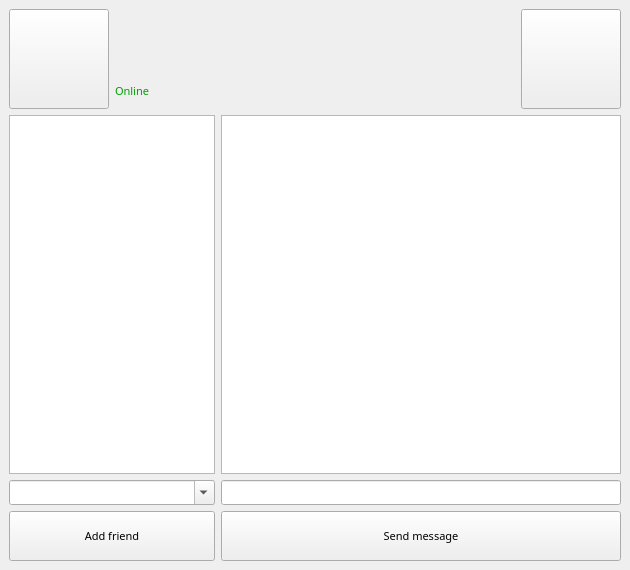
<?xml version="1.0" encoding="UTF-8"?>
<ui version="4.0">
 <class>chatWindow</class>
 <widget class="QMainWindow" name="chatWindow">
  <property name="geometry">
   <rect>
    <x>0</x>
    <y>0</y>
    <width>630</width>
    <height>570</height>
   </rect>
  </property>
  <property name="minimumSize">
   <size>
    <width>630</width>
    <height>570</height>
   </size>
  </property>
  <property name="windowTitle">
   <string>chatWindow</string>
  </property>
  <widget class="QWidget" name="centralwidget">
   <layout class="QGridLayout" name="gridLayout">
    <item row="3" column="0" colspan="3">
     <widget class="QListWidget" name="friends_list">
      <property name="minimumSize">
       <size>
        <width>200</width>
        <height>300</height>
       </size>
      </property>
      <property name="font">
       <font>
        <family>Segoe UI Variable</family>
        <pointsize>8</pointsize>
       </font>
      </property>
     </widget>
    </item>
    <item row="0" column="4">
     <widget class="QLabel" name="friend_login_label">
      <property name="sizePolicy">
       <sizepolicy hsizetype="Preferred" vsizetype="Maximum">
        <horstretch>0</horstretch>
        <verstretch>0</verstretch>
       </sizepolicy>
      </property>
      <property name="font">
       <font>
        <family>Segoe UI Variable</family>
        <pointsize>8</pointsize>
       </font>
      </property>
      <property name="text">
       <string/>
      </property>
      <property name="alignment">
       <set>Qt::AlignRight|Qt::AlignTrailing|Qt::AlignVCenter</set>
      </property>
     </widget>
    </item>
    <item row="0" column="5" rowspan="3">
     <widget class="QPushButton" name="friend_image">
      <property name="sizePolicy">
       <sizepolicy hsizetype="Preferred" vsizetype="Preferred">
        <horstretch>0</horstretch>
        <verstretch>0</verstretch>
       </sizepolicy>
      </property>
      <property name="minimumSize">
       <size>
        <width>100</width>
        <height>100</height>
       </size>
      </property>
      <property name="maximumSize">
       <size>
        <width>100</width>
        <height>100</height>
       </size>
      </property>
      <property name="font">
       <font>
        <family>Segoe UI Variable</family>
        <pointsize>8</pointsize>
       </font>
      </property>
      <property name="cursor">
       <cursorShape>ArrowCursor</cursorShape>
      </property>
      <property name="text">
       <string/>
      </property>
     </widget>
    </item>
    <item row="0" column="0" rowspan="3">
     <widget class="QPushButton" name="my_image">
      <property name="sizePolicy">
       <sizepolicy hsizetype="Preferred" vsizetype="Preferred">
        <horstretch>0</horstretch>
        <verstretch>0</verstretch>
       </sizepolicy>
      </property>
      <property name="minimumSize">
       <size>
        <width>100</width>
        <height>100</height>
       </size>
      </property>
      <property name="maximumSize">
       <size>
        <width>100</width>
        <height>100</height>
       </size>
      </property>
      <property name="font">
       <font>
        <family>Segoe UI Variable</family>
        <pointsize>8</pointsize>
       </font>
      </property>
      <property name="cursor">
       <cursorShape>PointingHandCursor</cursorShape>
      </property>
      <property name="text">
       <string/>
      </property>
     </widget>
    </item>
    <item row="3" column="3" colspan="3">
     <widget class="QListWidget" name="msg_list">
      <property name="minimumSize">
       <size>
        <width>400</width>
        <height>300</height>
       </size>
      </property>
      <property name="font">
       <font>
        <family>Segoe UI Variable</family>
        <pointsize>8</pointsize>
       </font>
      </property>
      <property name="styleSheet">
       <string notr="true"/>
      </property>
      <property name="verticalScrollBarPolicy">
       <enum>Qt::ScrollBarAsNeeded</enum>
      </property>
     </widget>
    </item>
    <item row="4" column="0" colspan="3">
     <widget class="QComboBox" name="friends_comboBox">
      <property name="sizePolicy">
       <sizepolicy hsizetype="Preferred" vsizetype="Preferred">
        <horstretch>0</horstretch>
        <verstretch>0</verstretch>
       </sizepolicy>
      </property>
      <property name="minimumSize">
       <size>
        <width>200</width>
        <height>25</height>
       </size>
      </property>
      <property name="maximumSize">
       <size>
        <width>16777215</width>
        <height>50</height>
       </size>
      </property>
      <property name="font">
       <font>
        <family>Segoe UI Variable</family>
        <pointsize>8</pointsize>
       </font>
      </property>
      <property name="autoFillBackground">
       <bool>false</bool>
      </property>
      <property name="editable">
       <bool>true</bool>
      </property>
     </widget>
    </item>
    <item row="5" column="3" colspan="3">
     <widget class="QPushButton" name="send_msg_btn">
      <property name="sizePolicy">
       <sizepolicy hsizetype="Minimum" vsizetype="Maximum">
        <horstretch>0</horstretch>
        <verstretch>0</verstretch>
       </sizepolicy>
      </property>
      <property name="minimumSize">
       <size>
        <width>400</width>
        <height>50</height>
       </size>
      </property>
      <property name="maximumSize">
       <size>
        <width>16777215</width>
        <height>50</height>
       </size>
      </property>
      <property name="font">
       <font>
        <family>Segoe UI Variable</family>
        <pointsize>8</pointsize>
       </font>
      </property>
      <property name="cursor">
       <cursorShape>PointingHandCursor</cursorShape>
      </property>
      <property name="styleSheet">
       <string notr="true"/>
      </property>
      <property name="text">
       <string>Send message</string>
      </property>
     </widget>
    </item>
    <item row="4" column="3" colspan="3">
     <widget class="QLineEdit" name="msg_lineEdit">
      <property name="sizePolicy">
       <sizepolicy hsizetype="Expanding" vsizetype="Preferred">
        <horstretch>0</horstretch>
        <verstretch>0</verstretch>
       </sizepolicy>
      </property>
      <property name="minimumSize">
       <size>
        <width>400</width>
        <height>25</height>
       </size>
      </property>
      <property name="maximumSize">
       <size>
        <width>16777215</width>
        <height>50</height>
       </size>
      </property>
      <property name="font">
       <font>
        <family>Segoe UI Variable</family>
        <pointsize>8</pointsize>
       </font>
      </property>
     </widget>
    </item>
    <item row="5" column="0" colspan="3">
     <widget class="QPushButton" name="find_friends_btn">
      <property name="sizePolicy">
       <sizepolicy hsizetype="Minimum" vsizetype="Maximum">
        <horstretch>0</horstretch>
        <verstretch>0</verstretch>
       </sizepolicy>
      </property>
      <property name="minimumSize">
       <size>
        <width>200</width>
        <height>50</height>
       </size>
      </property>
      <property name="maximumSize">
       <size>
        <width>16777215</width>
        <height>50</height>
       </size>
      </property>
      <property name="font">
       <font>
        <family>Segoe UI Variable</family>
        <pointsize>8</pointsize>
       </font>
      </property>
      <property name="cursor">
       <cursorShape>PointingHandCursor</cursorShape>
      </property>
      <property name="text">
       <string>Add friend</string>
      </property>
     </widget>
    </item>
    <item row="0" column="1" colspan="3">
     <widget class="QLabel" name="my_login_label">
      <property name="sizePolicy">
       <sizepolicy hsizetype="Preferred" vsizetype="Maximum">
        <horstretch>0</horstretch>
        <verstretch>0</verstretch>
       </sizepolicy>
      </property>
      <property name="font">
       <font>
        <family>Segoe UI Variable</family>
        <pointsize>8</pointsize>
       </font>
      </property>
      <property name="text">
       <string/>
      </property>
     </widget>
    </item>
    <item row="2" column="4">
     <widget class="QLabel" name="friend_activity">
      <property name="font">
       <font>
        <family>Segoe UI Variable</family>
        <pointsize>8</pointsize>
       </font>
      </property>
      <property name="styleSheet">
       <string notr="true">color: rgb(255, 0, 0);</string>
      </property>
      <property name="text">
       <string/>
      </property>
      <property name="alignment">
       <set>Qt::AlignRight|Qt::AlignTrailing|Qt::AlignVCenter</set>
      </property>
     </widget>
    </item>
    <item row="2" column="1" colspan="2">
     <widget class="QLabel" name="my_activity">
      <property name="font">
       <font>
        <family>Segoe UI Variable</family>
        <pointsize>8</pointsize>
       </font>
      </property>
      <property name="styleSheet">
       <string notr="true">color: rgb(0, 160, 0);</string>
      </property>
      <property name="text">
       <string>Online</string>
      </property>
      <property name="alignment">
       <set>Qt::AlignLeading|Qt::AlignLeft|Qt::AlignVCenter</set>
      </property>
     </widget>
    </item>
   </layout>
   <zorder>friends_comboBox</zorder>
   <zorder>my_image</zorder>
   <zorder>find_friends_btn</zorder>
   <zorder>friends_list</zorder>
   <zorder>msg_list</zorder>
   <zorder>send_msg_btn</zorder>
   <zorder>msg_lineEdit</zorder>
   <zorder>friend_image</zorder>
   <zorder>friend_login_label</zorder>
   <zorder>my_login_label</zorder>
   <zorder>my_activity</zorder>
   <zorder>friend_activity</zorder>
  </widget>
 </widget>
 <resources/>
 <connections/>
</ui>
